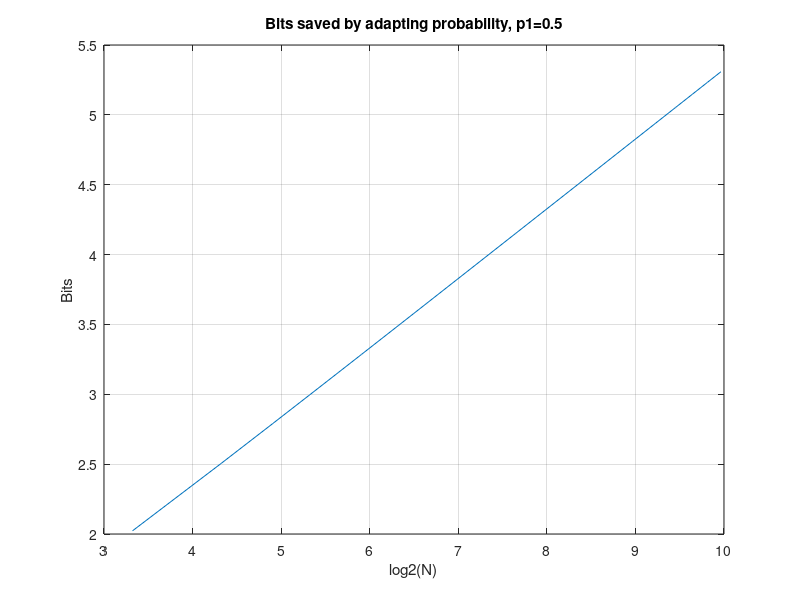

Write the MATLAB code that produced this figure.
% TestBin     Test coding of binary sequence
%             We have a sequence of binary symbols (0/1), where the
% probability of a 1 is p1 and the probability of a 0 is p0=1-p1
% Direct arithmetic coding (DAC) of this sequence (p1 is given) is compared to 
% [adaptive arithmetic coding (AAC) and] count down arithmetic coding (CDAC).
% The value we are interested in is the bit rate, which will be a random
% variable depending on the coding method (DAC/AAC/CDAC), 
% the length of the sequence (N), and the probability of a 1 (p1).
% The expectation (and sometimes the distribution) for this random variable
% is interesting.

%----------------------------------------------------------------------
% Copyright (c) 2000.  Karl Skretting.  All rights reserved.
% Hogskolen in Stavanger (Stavanger University), Signal Processing Group
% Mail:  karl.skretting@tn.his.no   Homepage:  http://www.ux.his.no/~karlsk/
% 
% HISTORY:
% Ver. 1.0  14.05.2001  KS: function made
%----------------------------------------------------------------------

clear all;

p1=0.2;
p0=1-p1;
N=100;
% All sequences are possible. N1 is the number of ones, N0 the number of zeros,
% in the sequence of length N. We have N1+N0=N
% we make an example sequence
rand('state',301);
x=floor(rand(N,1)+p1);
I=find(x);
N1=length(I)
N0=N-N1;
% return;

% some different code segments and more or less meaningful comments

% For DAC (p1 is given) the expected bit rate is given by the entropy
ent=-(p0*log2(p0)+p1*log2(p1));
if 1
   % the entropy (or expected bit rate for DAC) is a function of p1
   p=linspace(0.001,0.999,159);
   entp=-((1-p).*log2((1-p))+p.*log2(p));
   figure(1);
   plot(p,entp);
   title('The entropy function');
   xlabel('Probability');
   ylabel('Entropy');
   grid on;
end
% but the bit rate for an actual sequence will depend on the number
% of zeros and ones in the sequence.
% The probability that N1=n depends on p1 and N, P{N1==n}=binopdf(n,N,p1)
% The bit rate given N1 (and N) and p1 is
bits=N1*log2(1/p1)+N0*log2(1/p0);
br=bits/N;
% the pdf for br may be calculated using the binomial probability function
[m,v]=binostat(N,p1);
% we call this punction brpdf, this function will be zero
% except at some (N+1) distict points, these points are
brpdfx=((0:N)*log2(1/p1)+(N:(-1):0)*log2(1/p0))/N;
% we note that these are evenly distributed between min and max
% the step size is: log2((1-p1)/p1)/N and range is log2((1-p1)/p1)
brpdfx=linspace(log2(1/p0),log2(1/p1),N+1);
% and the distribution is the binomial one
brpdf=binopdf(0:N,N,p1);
plot(brpdfx,brpdf);
% form the graph we see that for p1=0.2 the bit rate will probably be between 0.5 and 1
% the mean of this function is the same as the entropy

% the plot for the entropy function may be extended to also display the 
% confidence interval, the range which the actual value is more
% than pc*100% likely to be whitin. Note that this depends on N
if 0
   N=102;           
   pc=0.98;
   pcd=(1-pc)/2;   % equal on both sides
   p=linspace(0.001,0.999,159);
   entp=-((1-p).*log2((1-p))+p.*log2(p));
   e1=p;e2=p;
   if N>100
      % approximate by normal distribution
      t=norminv(pcd,0,1);
      % for p(i), the number of ones will be between e1(i) and e2(i)
      e1=(N*p+t*sqrt(N*(p.*(1-p))));    % could be floor ?
      e2=(N*p-t*sqrt(N*(p.*(1-p))));    % could be ceil ?
      I=find(e1<0); e1(I)=0;
      I=find(e2>N); e2(I)=N;
   else
      for i=1:length(p)
         t=binoinv(pcd,N,p(i));
         t2=binocdf(t,N,p(i));
         t=max([0,t-1]);
         t1=binocdf(t,N,p(i));
         if (t2>t1)
            e1(i)=t+(pcd-t1)/(t2-t1);
         else
            e1(i)=t;
         end
      end
   end
   e1=-(e1.*log2(p)+(N-e1).*log2(1-p))/N;
   e2=fliplr(e1);
   figure(1);
   plot(p,entp,p,e1,p,e2);
   title(['The entropy function with ',num2str(pc*100),' percent intervall (N=',int2str(N),')']);
   xlabel('Probability');
   ylabel('Entropy');
   grid on;
end

% The actual case will usually be that we have a sequence to be coded,
% and we do not know the probability for ones (p1) in the generating process,
% we do not even know if the elements are independent nor if they are
% equally distributed but this latter we assume now.

% A method to code the sequence is to first code the number of ones, as
% before we assume that the length of the sequence N is known, then
% to code N1, 0<= N1 <= N, will need log2(N+1) bits (we simplify and assume
% that all values of N1 have the same probability, which is not true but practical).
% For the first element to be coded we then have P{x(1)==1}=N1/N
% First make a random sequence
N=100;                 % N is a known value
p1=0.2;      % p1 and p0 is (unknown) parameters just used to make the random 
p0=1-p1;     % sequence x
rand('state',301);
x=floor(rand(N,1)+p1);   % x is a random sequence, x(n) is a random variable
I=find(x);
N1=length(I);      % N1 is a random variable (but it will be given in the beginning)
N0=N-N1;           % so is N0
% Let us define some random variables, M(n) n=1:N, where M(n) is number of 
% ones in x(1:n), obviously we will have M(n) <= M(n+1) and M(N)=N1.
% We define an array PM of size Nx(N1+1) where PM(n,n1)=probability{M(n)==(n1-1)}
% We have   PM(n,n1) = P{ M(n)==(n1-1) }
%           PM(1,1)  = P{ M(1)==0 }  = N0/N = 1-N1/N
%           PM(1,2)  = P{ M(1)==1 }  = N1/N
%           PM(1,k)  = P{ M(1)==(k-1) }  = 0   for k>2
% We note that we should have sum(PM(n,:))==1 for n=1:N
%         PM(n,n1+1) = P{ M(n)==n1 }
%                    = P{ M(n-1)==n1 }       * P{ x(n)==0 | M(n-1)==n1) }
%                      + P{ M(n-1)==(n1-1) } * P{ x(n)==1 | M(n-1)==(n1-1) }
%                    = PM(n-1,n1+1) * (1-(N1-n1)/(N-n+1))
%                      + PM(n-1,n1) * (N1-n1+1)/(N-n+1)
PM=zeros(N,N1+1);
PM(1,1)=1-N1/N;
PM(1,2)=N1/N;
for n=2:N
   PM(n,1)=PM(n-1,1)*((N-N1-n+1)/(N-n+1));
   for k=2:(N1+1)
      PM(n,k)=PM(n-1,k)*((N-N1-n+k)/(N-n+1))+PM(n-1,k-1)*(N1-k+2)/(N-n+1);
   end
end

% how many bits will we need to code the sequence x
N=100;                 % N is a known value
p1=0.2;      % p1 and p0 is (unknown) parameters just used to make the random 
p0=1-p1;     % sequence x
btot=0;
LC=200;
b1=zeros(LC,1);
b2=zeros(LC,1);
for count=1:LC
   rand('state',301+count);
   x=floor(rand(N,1)+p1);   % x is a random sequence, x(n) is a random variable
   I=find(x);
   N1=length(I);      % N1 is a random variable (but it will be given in the beginning)
   N0=N-N1;           % so is N0
   bits=log2(N+1);   % to store N1
   onesleft=N1;
   totleft=N;
   for n=1:N
      if x(n)
         bits=bits-log2(onesleft/totleft);
         onesleft=onesleft-1;
      else
         bits=bits-log2(1-onesleft/totleft);
      end
      totleft=totleft-1;
   end
   % disp(['bits needed = ',num2str(bits)]);
   btot=btot+bits;
   b1(count)=bits/N;
   b2(count)=-(N1*log2(p1)+(N-N1)*log2(1-p1))/N;
end
disp(['average bits needed = ',num2str(btot/LC)]);
mean([b1,b2])        % b2 has lower mean
var([b1,b2])         % b1 has often lower variance, for short sequences
max([b1,b2])         % usually max is lowest for b1

N=100;                 % N is a known value
p1=0.1;      % p1 and p0 is (unknown) parameters just used to make the random 
p0=1-p1;     % sequence x
btot=0;
LC=20;
b1=zeros(LC,1);
b2=zeros(LC,1);
rand('state',300);
x=floor(rand(N,1)+p1);   % x is a random sequence, x(n) is a random variable
I=find(x);
N1=length(I);      % N1 is a random variable (but it will be given in the beginning)
N0=N-N1;           % so is N0
% x=[ones(1,N1),zeros(1,N0)];
for count=1:LC
   temp=randn(N,1);
   [temp,I]=sort(temp);
   x=x(I);           % shuffle the sequence
   bits=log2(N+1);   % to store N1
   onesleft=N1;
   totleft=N;
   for n=1:N
      if x(n)
         bits=bits-log2(onesleft/totleft);
         onesleft=onesleft-1;
      else
         bits=bits-log2(1-onesleft/totleft);
      end
      totleft=totleft-1;
   end
   disp(['bits needed = ',num2str(bits)]);
   btot=btot+bits;
   b1(count)=bits/N;
   b2(count)=(log2(N+1)-N1*log2(N1/N)-(N-N1)*log2((N-N1)/N))/N;
end
disp(['average bits needed = ',num2str(btot/LC)]);
mean(b1)
var(b1)
max(b1)
% this shows that for a sequence where length N, and number of ones N1 is
% given the number of bits to code this is predictable


% We set up B1(N,N1) as the number of bits needed to code a binary sequence
% of length N where there is N1 ones. (we code as above, adapting the
% probabilities as we go along, which saves ~3 bits)
% Since the order of the elements in x do not matter we put the ones first
N=10;
N1=1;
N1=min(N1,N-N1);     %  0 <= N1 <= N/2
n=0:(N1-1);
B1=log2(N+1)+sum(log2(N-n))-sum(log2(N1-n));
B1=B1/N;          % bit rate
disp(['B1(',int2str(N),',',int2str(N1),')=',num2str(B1)]);
% while using a fixed probability N1/N will give
B0=(log2(N+1)-N1*log2(N1)-(N-N1)*log2(N-N1))/N+log2(N);
disp(['B0(',int2str(N),',',int2str(N1),')=',num2str(B0)]);
disp(['The difference is ',num2str(N*(B0-B1))]);

% plot of bits saved by using adaptive probability
N=1000
if 1
   if (N<101)
      NN=1:ceil(N/2);
   else
      NN=ceil(linspace(1,N/2,25));
   end
   B1=zeros(size(NN));
   B2=zeros(size(NN));
   for i=1:length(NN)
      N1=NN(i);
      n=0:(N1-1);
      B1(i)=log2(N+1)+sum(log2(N-n))-sum(log2(N1-n));   % bits
      B2(i)=log2(N+1)-N1*log2(N1)-(N-N1)*log2(N-N1)+N*log2(N);  % bits
   end
   figure(1);
   plot(log2(NN),B2-B1);
   title(['Bits saved by adapting probability, N=',int2str(N)]);
   xlabel('Number of ones');
   ylabel('Bits');
   grid on;
end

p1=0.5;
if 1
   NN=[10:10:100,200:100:1000];
   B1=zeros(size(NN));
   B2=zeros(size(NN));
   for i=1:length(NN)
      N=NN(i);
      N1=floor(NN(i)*p1);
      n=0:(N1-1);
      B1(i)=log2(N+1)+sum(log2(N-n))-sum(log2(N1-n));   % bits
      B2(i)=log2(N+1)-N1*log2(N1)-(N-N1)*log2(N-N1)+N*log2(N);  % bits
   end
   figure(1);
   plot(log2(NN),B2-B1);
   title(['Bits saved by adapting probability, p1=',num2str(p1)]);
   xlabel('log2(N)');
   ylabel('Bits');
   grid on;
end


% test of approximation
for N=[50,100,500,1000,5000,10000];
   p=1/2;
   N1=floor(p*N);
   %  first the correct answer
   B1=log2(N+1)+sum(log2(N-(0:(N1-1))))-sum(log2(N1-(0:(N1-1))));   % bits
   %  then the approximation
   N0=N-N1;
   % The teoretic approximation
   % b1est=(N+3/2)*log2(N)-(N0+1/2)*log2(N0)-(N1+1/2)*log2(N1)+s2+...
   %    (1/(N+1/2)+(N+1/2)/(N+1/4)-(N0+1/2)/(N0+1/4)-(N1+1/2)/(N1+1/4)-10)*log2(exp(1));
   disp(['N=',int2str(N),',  N1=',int2str(N1)]);
   b1est=(N+3/2)*log2(N)-(N0+1/2)*log2(N0)-(N1+1/2)*log2(N1)-0.010631*log2(log2(N))-1.28817;
   disp(['  1000*Difference 1 is ',num2str(1000*(B1-b1est))]);
   b2est=(N+3/2)*log2(N)-(N0+1/2)*log2(N0)-(N1+1/2)*log2(N1)-1.3226;
   disp(['  1000*Difference 2 is ',num2str(1000*(B1-b2est))]);
end
% both approximations are well useful
% try to find "optimal coefficients
A=zeros(0,1);b=zeros(0,1);
for N=[50,100,250,500,1000,5000,10000];
   for p=[0.10,0.2,0.3,0.4,0.45,0.5];
      N1=floor(p*N);
      b1=log2(N+1)+sum(log2(N-(0:(N1-1))))-sum(log2(N1-(0:(N1-1))));   % bits
      b2=N*log2(N)-(N-N1)*log2(N-N1)-N1*log2(N1);
      b3=1.5*log2(N)-0.5*log2(N-N1)-0.5*log2(N1);
      % A=[A;[log2(N),log2(N-N1),log2(N1),1]];
      A=[A;1];
      b=[b;b1-b2-b3];
   end
end
x=A\b;
%      log2(N),           log2(N-N1),       log2(N1)           1
% x= 1.48892478527407  -0.49461589408971  -0.49616311290196  -1.29382354586074
% norm(b-A*x) = 0.02512
%      log2(N),           log2(N-N1),       log2(N1)           1
% x= [ 1.5;               -0.5;             -0.5;          -1.32113849612329 ];
% norm(b-A*x) = 0.04150
%     log2(N),  log2(N-N1),  log2(N1),   log2(log2(N)),  1
% x=  1.498973  -0.494827  -0.49623245   -0.0616557     -1.190184   
% norm(b-A*x) = 0.01417

% we should not count the smallest N1
A=zeros(0,2);b=zeros(0,1);
for N=[50,70,100,250,500,750,1000];
   % for p=[0.1,0.2,0.3,0.4,0.45,0.5];
   for p=0.05:0.05:0.5;
      N1=floor(p*N);
      if N1>20
         b1=log2(N+1)+sum(log2(N-(0:(N1-1))))-sum(log2(N1-(0:(N1-1))));   % bits
         b2=N*log2(N)-(N-N1)*log2(N-N1)-N1*log2(N1);
         b3=1.5*log2(N)-0.5*log2(N-N1)-0.5*log2(N1);
         A=[A;[log2(log2(N)),1]];
         b=[b;b1-b2-b3];
      end
   end
end
x=A\b;
%      log2(N),           log2(N-N1),       log2(N1)           1
% x= [ 1.5;               -0.5;             -0.5;          -1.32234151562252 ];
% norm(b-A*x) = 0.03216
% x= [ 1.5;               -0.5;             -0.5;          -1.32298392950550 ];
% norm(b-A*x) = 0.03547      % using more p-values
% x= [ 1.50283174633830   -0.504191846468   -0.49998398295 -1.31180783192693 ];
% norm(b-A*x) = 0.02252      % using more p-values
%     log2(N),  log2(N-N1),  log2(N1),   log2(log2(N)),  1
% x=  1.5;      -0.5;        -0.5;       -0.010631      -1.28817076478349   
% norm(b-A*x) = 0.02134      % using more p-values
% x=  1.509169  -0.50062     -0.49959    -0.069397      -1.18453873231815   
% norm(b-A*x) = 0.00757      % using more p-values

% we should not count the smallest N1
A=zeros(0,5);b=zeros(0,1);
for N=[50,100,250,500,1000,5000,10000];
   % for p=[0.1,0.2,0.3,0.4,0.45,0.5];
   for p=0.05:0.05:0.5;
      N1=floor(p*N);
      if N1>20
         b1=log2(N+1)+sum(log2(N-(0:(N1-1))))-sum(log2(N1-(0:(N1-1))));   % bits
         b2=N*log2(N)-(N-N1)*log2(N-N1)-N1*log2(N1);
         b3=1.5*log2(N)-0.5*log2(N-N1)-0.5*log2(N1);
         A=[A;[log2(N),log2(N-N1),log2(N1),log2(log2(N)),1]];
         % A=[A;[log2(log2(N)),1]];
         b=[b;b1-b2];
      end
   end
end
x=A\b;
%      log2(N),           log2(N-N1),       log2(N1)           1
% x= [ 1.5;               -0.5;             -0.5;          -1.32234151562252 ];
% norm(b-A*x) = 0.03216
% x= [ 1.5;               -0.5;             -0.5;          -1.32298392950550 ];
% norm(b-A*x) = 0.03547      % using more p-values
% x= [ 1.50283174633830   -0.504191846468   -0.49998398295 -1.31180783192693 ];
% norm(b-A*x) = 0.02252      % using more p-values
%     log2(N),  log2(N-N1),  log2(N1),   log2(log2(N)),  1
% x=  1.5;      -0.5;        -0.5;       -0.010631      -1.28817076478349   
% norm(b-A*x) = 0.02134      % using more p-values
% x=  1.509169  -0.50062     -0.49959    -0.069397      -1.18453873231815   
% norm(b-A*x) = 0.00757      % using more p-values

% the very good approximation function could then be
function b=BitEst(N,N1);
if (N1>(N/2)); N1=N-N1; end;
N0=N-N1;
if (N>1000)
   b=(N+3/2)*log2(N)-(N0+1/2)*log2(N0)-(N1+1/2)*log2(N1)-1.3256;
elseif (N1>20)
   b=(N+3/2)*log2(N)-(N0+1/2)*log2(N0)-(N1+1/2)*log2(N1)-0.020984*log2(log2(N))-1.25708;
else
   b=log2(N+1)+sum(log2(N-(0:(N1-1))))-sum(log2(N1-(0:(N1-1))));  
end
return;

% test this   
for N=[50,100,500,1000,5000,10000];
   p=1/2;
   N1=floor(p*N);
   %  first the correct answer
   B1=log2(N+1)+sum(log2(N-(0:(N1-1))))-sum(log2(N1-(0:(N1-1))));   % bits
   %  then the approximation
   if (N1>(N/2)); N1=N-N1; end;
   N0=N-N1;
   if (N>1000)
      b=(N+3/2)*log2(N)-(N0+1/2)*log2(N0)-(N1+1/2)*log2(N1)-1.3256;
   elseif (N1>20)
      b=(N+3/2)*log2(N)-(N0+1/2)*log2(N0)-(N1+1/2)*log2(N1)-0.020984*log2(log2(N))-1.25708;
   else
      b=log2(N+1)+sum(log2(N-(0:(N1-1))))-sum(log2(N1-(0:(N1-1))));  
   end
   % display results
   disp(['N=',int2str(N),',  N1=',int2str(N1),' bits=',num2str(B1),...
      '   approx.bits=',num2str(b)]);
   disp(['  1000*Difference is ',num2str(1000*(B1-b))]);
end

% --------------------------------------------
% Test how a sequence could be split to make more compact (and slower) compression
clear all;
p1=0.42;
p0=1-p1;
ent=-(p0*log2(p0)+p1*log2(p1));
N=300;
% All sequences are possible. N1 is the number of ones, N0 the number of zeros,
% in the sequence of length N. We have N1+N0=N
% we make an example sequence
if 0
   rand('state',301);
   x=floor(rand(N,1)+p1);
   % x=[x';x';x'];   % make this not so much random sequence
   x=x(:);
else
   x1=abs(floor(filter(1,[1,-0.97],randn(1,N))+0.5));    % an AR-1 signal
   x=[bitget(x1,4);bitget(x1,3);bitget(x1,2);bitget(x1,1)];   % split has no effect
   x=[bitget(x1,4),bitget(x1,3),bitget(x1,2),bitget(x1,1)];   % split has effect
   x=x(:);
end
%  a sequence, x, of length N should be coded
N=length(x);
I=find(x);
N1=length(I);
if (N1>(N/2)); N1=N-N1; end;    % then N1 is number of zeros
N0=N-N1;
b=N1*log2(N/N1)+N0*log2(N/N0);
disp(['N=',int2str(N),',  N1=',int2str(N1),',  (e)bits=',num2str(b)]);
% alternative 1, direct
if (N>1000)
   b=(N+3/2)*log2(N)-(N0+1/2)*log2(N0)-(N1+1/2)*log2(N1)-1.3256;
elseif (N1>20)
   b=(N+3/2)*log2(N)-(N0+1/2)*log2(N0)-(N1+1/2)*log2(N1)-0.020984*log2(log2(N))-1.25708;
else
   b=log2(N+1)+sum(log2(N-(0:(N1-1))))-sum(log2(N1-(0:(N1-1))));  
end
disp(['N=',int2str(N),',  N1=',int2str(N1),' N1/N=',num2str(N1/N),' bits=',num2str(b)]);
bits1=b;
% alternativ 2, splitt in 2 sequences 
I=find(x(1:(N-1)));
J=find(x(1:(N-1))==0);
N11=length(I);   
% store N11, 0 <= N11 <= (N-1)
bits2=log2(N);                                    % bits needed to store N11
if N11<(N/2)
   x1=x(I+1);
   x2=[x(1);x(J+1)];
else
   x1=[x(1);x(I+1)];
   x2=x(J+1);
end
Ntemp=N;N1temp=N1;N=length(x1);N1=length(find(x1));N1=min([N1,N-N1]);N0=N-N1;
if (N>1000)
   b=(N+3/2)*log2(N)-(N0+1/2)*log2(N0)-(N1+1/2)*log2(N1)-1.3256;
elseif (N1>20)
   b=(N+3/2)*log2(N)-(N0+1/2)*log2(N0)-(N1+1/2)*log2(N1)-0.020984*log2(log2(N))-1.25708;
else
   b=log2(N+1)+sum(log2(N-(0:(N1-1))))-sum(log2(N1-(0:(N1-1))));  
end
disp(['N=',int2str(N),',  N1=',int2str(N1),' N1/N=',num2str(N1/N),' bits=',num2str(b)]);
N=Ntemp;N1=N1temp;
bits21=b;
Ntemp=N;N1temp=N1;N=length(x2);N1=length(find(x2));N1=min([N1,N-N1]);N0=N-N1;
if (N>1000)
   b=(N+3/2)*log2(N)-(N0+1/2)*log2(N0)-(N1+1/2)*log2(N1)-1.3256;
elseif (N1>20)
   b=(N+3/2)*log2(N)-(N0+1/2)*log2(N0)-(N1+1/2)*log2(N1)-0.020984*log2(log2(N))-1.25708;
else
   b=log2(N+1)+sum(log2(N-(0:(N1-1))))-sum(log2(N1-(0:(N1-1))));  
end
disp(['N=',int2str(N),',  N1=',int2str(N1),' N1/N=',num2str(N1/N),' bits=',num2str(b)]);
N=Ntemp;N1=N1temp;
bits22=b;
bits2=bits2+bits21+bits22;
% we must also indicate which method used
bits1=bits1+0.415;       % probability 3/4
bits2=bits2+2;           % probability 1/4
disp(['N=',int2str(N),',  N1=',int2str(N1),',  bits1=',num2str(bits1),...
      ',  bits2=',num2str(bits2)]);

% This demonstrate some of the features of this coding technique
% it is only effective if the dependencies are to the previous symbol
% and not to the symbol 2 or more positions before.
% Also all possible dependicies where position has information will
% not be resolved.
% It is an effective way of coding completly random binary sequences (where p is
% the same for all symbols and no depenencies).
% Also if the dependency is to the preceeding bit this is effective coding.

% Note that if we force a split in several levels this is not the same as
% splitting for previous symbols '00', '01', '10' and '11'.
% For effective coding, it will always be important to resolve as much as possible
% of the dependencies early in the coding process, i.e. when
% we have most (general) knowledge of the symbols (and any dependencies).

end